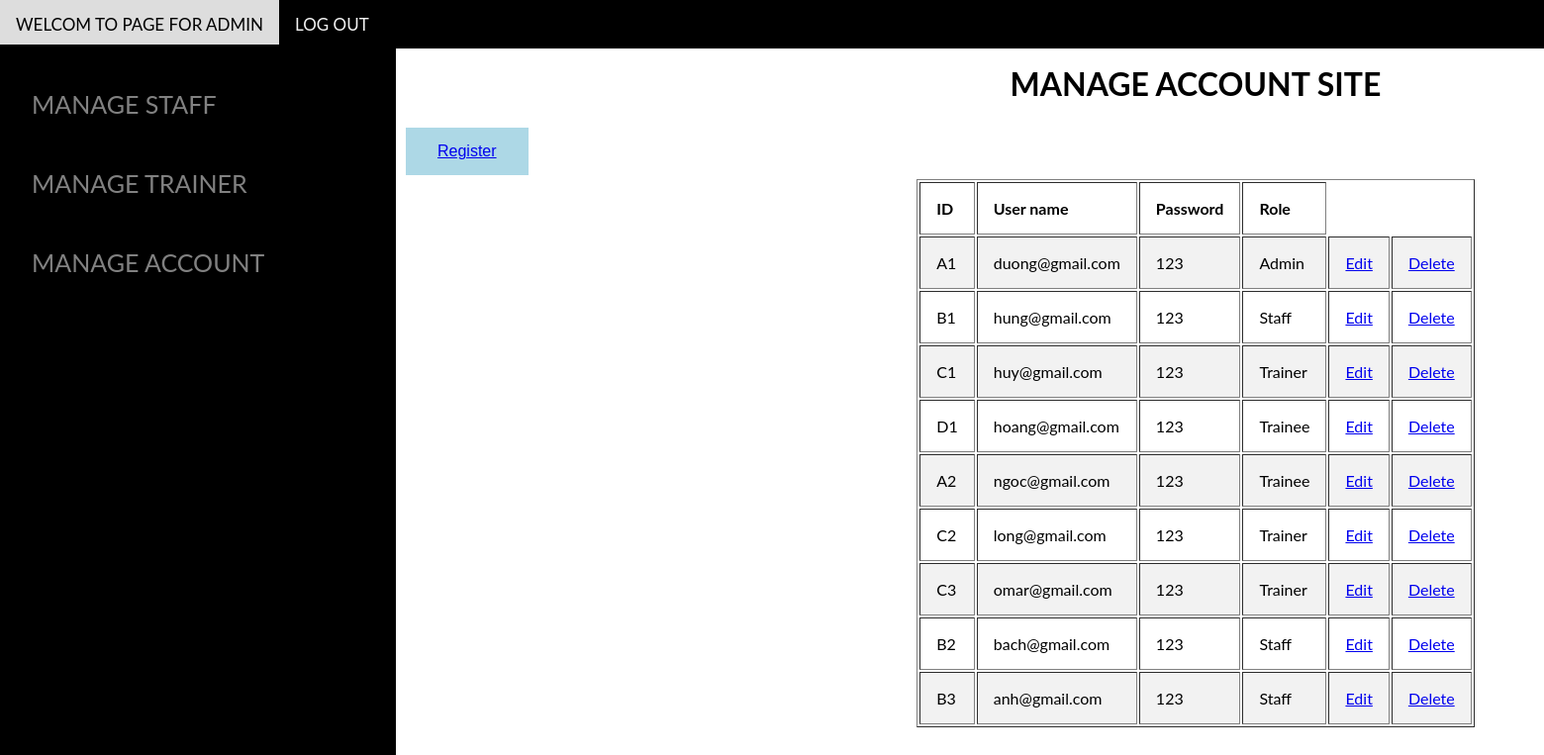
The page /adminacc.php on the database its author committed.
### tables this page shows
CREATE TABLE `account` (
  `UseID` varchar(255) NOT NULL,
  `Username` varchar(255) NOT NULL,
  `Password` varchar(255) NOT NULL,
  `Usertype` varchar(255) NOT NULL
);

### db.php (called while the page is built, shortened)
<?php
$hostname = 'localhost';
$username='root';
$password='';
$dbname='1670';
$port=3306;
function query($sql)
{
    global $hostname;
    global $username;
    global $password;
    global $dbname;
    global $port;
    $conn = new mysqli($hostname, $username, $password, $dbname, $port);
    $result = $conn->query($sql);
    $rows = mysqli_fetch_all($result);
    return $rows;
}
?>

### adminacc.php (the view, shortened to what this page needs)
<!DOCTYPE html>
<html>
<head>
    <link rel="stylesheet" type="text/css" href="addstyle.css">
</head>
<body>
<?php
require_once('./db.php');
?>
<div class="navbar">
  <a href="#">WELCOM TO PAGE FOR ADMIN</a>
  <a href="loginform1.php">LOG OUT</a>
</div>
<div class="sidenav">
    <br>
    <a href="adminstaff.php">MANAGE STAFF</a>
    <br><br>
    <a href="admintrainer.php">MANAGE TRAINER</a>
    <br><br>
    <a href="adminacc.php">MANAGE ACCOUNT</a>
</div>
<div class="main" style="width: 1600px;">
<h1 style="text-align: center;">MANAGE ACCOUNT SITE</h1>
<table border="1px" style="margin-left: auto;margin-right: auto;">
    <button class="button" type="submit"><a href="reacc1.php">Register</a></button>
    <tr>
    <th>ID</th>
    <th>User name</th>
    <th>Password</th>
    <th>Role</th>
    </tr>
<?php
    require_once('./db.php');
    $sql = "Select * From account";
    $rows = query($sql);
    for($i=0; $i<count($rows); $i++)
    {
?>
        <tr>
            <td align="center"><?=$rows[$i][0]?></td>
            <td align="center"><?=$rows[$i][1]?></td>
            <td align="center"><?=$rows[$i][2]?></td>
            <td align="center"><?=$rows[$i][3]?></td>
            <td><a href="adminacc.php?EditAcc=<?=$rows[$i][0]?>">Edit</a></td>
            <td><a href="adminacc.php?DeleteAcc=<?=$rows[$i][0]?>">Delete</a></td>
        </tr>
<?php
    }
?>
</table>
<br><br><br>
<?php
require_once("db.php");
?>
<?php
require_once("db.php");
?>
</div>
</body>
</html>

### addstyle.css (style rules this page uses)
.navbar { overflow: hidden; background-color: black; position: fixed; top: 0; left: 0; width: 100%; }
.navbar a { float: left; display: block; color: #f2f2f2; text-align: center; padding: 14px 16px; text-decoration: none; font-size: 17px; }
th, td { text-align: left; padding: 16px; }
tr:nth-child(even) { background-color: #f2f2f2; }
.button { background-color: lightblue; border: none; color: black; padding: 15px 32px; text-align: center; text-decoration: none; display: inline-block; font-size: 16px; margin: 4px 2px; cursor: pointer; }
body { font-family: "Lato", sans-serif; }
.sidenav { height: 100%; width: 400px; position: fixed; top: 45px; left: 0; background-color: black; overflow-x: hidden; padding-top: 20px; }
.sidenav a { padding: 6px 6px 6px 32px; text-decoration: none; font-size: 25px; color: #818181; display: block; }
.main { margin-left: 400px; margin-top: 65px; }

### rows shown on the page
account: UseID "A1", Username "duong@gmail.com", Password "123", Usertype "Admin"
account: UseID "B1", Username "hung@gmail.com", Password "123", Usertype "Staff"
account: UseID "C1", Username "huy@gmail.com", Password "123", Usertype "Trainer"
account: UseID "D1", Username "hoang@gmail.com", Password "123", Usertype "Trainee"
account: UseID "A2", Username "ngoc@gmail.com", Password "123", Usertype "Trainee"
account: UseID "C2", Username "long@gmail.com", Password "123", Usertype "Trainer"
account: UseID "C3", Username "omar@gmail.com", Password "123", Usertype "Trainer"
account: UseID "B2", Username "bach@gmail.com", Password "123", Usertype "Staff"
account: UseID "B3", Username "anh@gmail.com", Password "123", Usertype "Staff"
